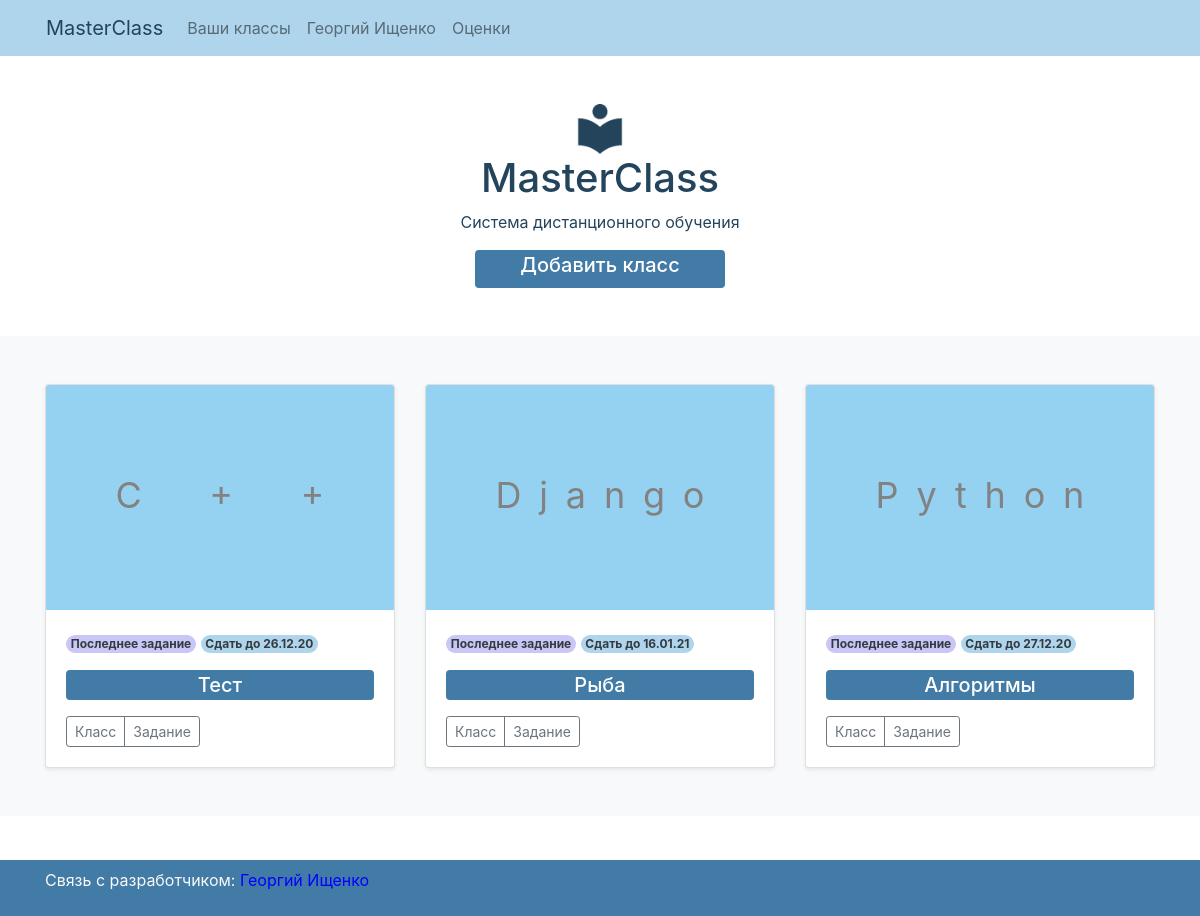
The page /classes (signed in) on the database as committed earlier.
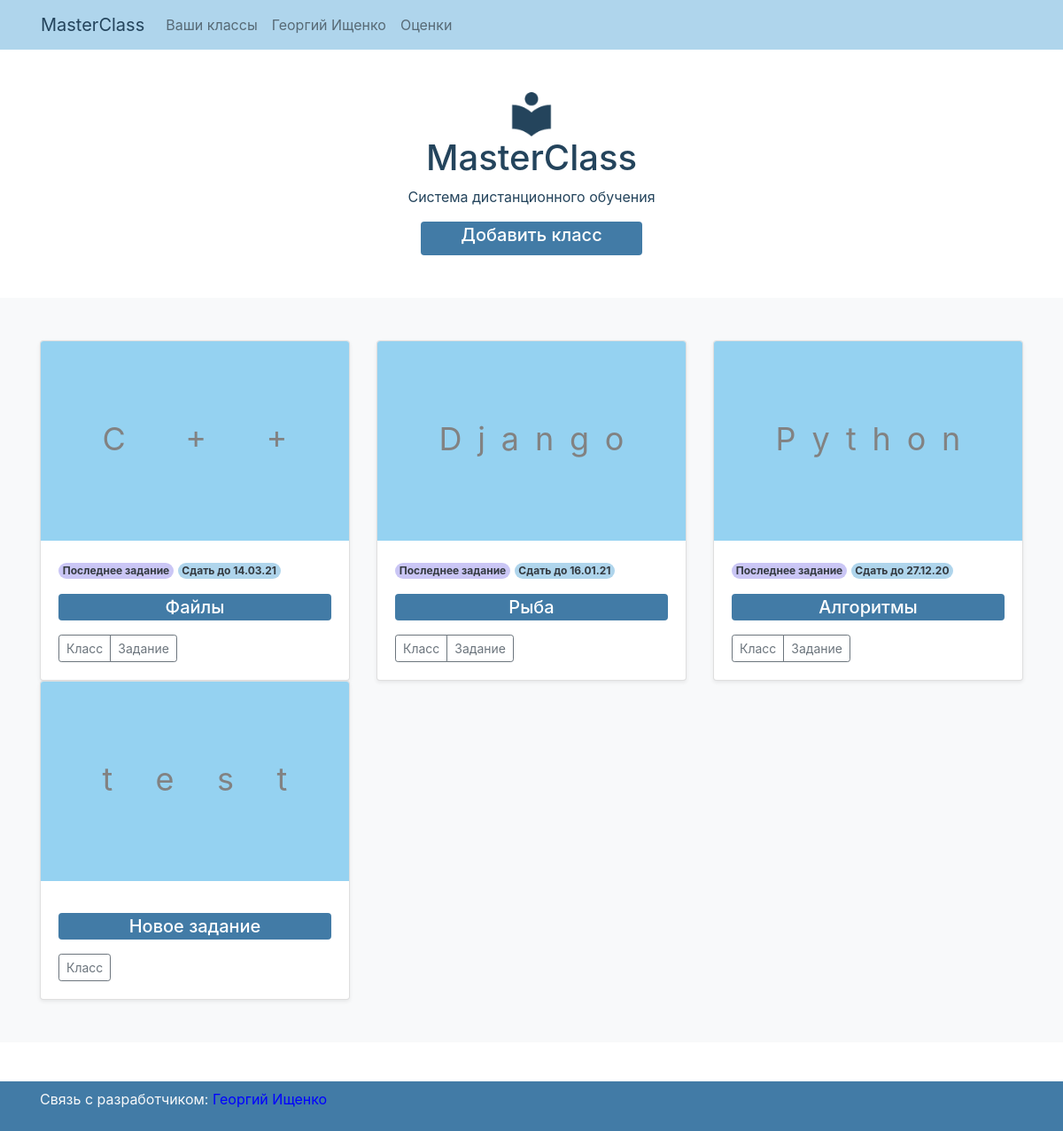
The same page on the database as committed later.
### my_class/models.py (models this page shows, shortened)
class Class(models.Model):
    IT = 'IT'
    ALGEBRA = 'AL'
    BIOLOGY = 'BI'
    GEOMETRY = 'GM'
    GEOGRAPHY = 'GG'
    LINGUISTICS = 'LG'
    MATH = 'MA'
    CATEGORIES = [
        (IT, 'IT'),
        (ALGEBRA, 'Алгебра'),
        (BIOLOGY, 'Биология'),
        (GEOMETRY, 'География'),
        (GEOGRAPHY, 'Геометрия'),
        (LINGUISTICS, 'Лингвистика'),
        (MATH, 'Математика')
    ]
    name = models.CharField(max_length=128)
    teacher = models.ForeignKey(settings.AUTH_USER_MODEL, on_delete=models.CASCADE, null=True, blank=True)
    category = models.CharField(max_length=32, choices=CATEGORIES, blank=True, null=True)
    def __str__(self):
        return self.name+"-"+str(self.pk^612345)
    class Meta:
        verbose_name = "Классы"
        verbose_name_plural = "Классы"
    def get_absolute_url_feed(self):
        return reverse('feed', kwargs={'name': self.name, 'pk': self.pk})
    def get_absolute_url_task_add(self):
        return reverse('task-add', kwargs={'name': self.name, 'pk': self.pk})

class Task(models.Model):
    title = models.CharField(max_length=32)
    body = RichTextUploadingField(blank=True, null=True)
    date = models.DateField()
    current_class = models.ForeignKey('Class', on_delete=models.CASCADE, null=True, blank=True)
    author = models.ForeignKey(settings.AUTH_USER_MODEL, on_delete=models.CASCADE, blank=True, null=True)
    published_date = models.DateTimeField(auto_now_add=True)
    edit_date = models.DateTimeField(auto_now_add=True, blank=True, null=True)
    max_mark = models.IntegerField(default=5)
    class Meta:
        verbose_name = "Задания"
        verbose_name_plural = "Задания"
    def get_absolute_url(self):
        return reverse('task-view', kwargs={'name': self.current_class.name, 'pk': self.current_class.pk,
                                            'pin': generate_pin(self.pk)})

### my_class/views.py (the view)
# urls.py: path('classes', profile_classes),
@login_required
def profile_classes(request):
    user_classes = request.user.profile.classes
    data = []
    print(user_classes.all())
    for el in user_classes.all():
        class_data = dict()
        class_data['class'] = el
        if Task.objects.filter(current_class=el):
            class_data['has_tasks'] = True
            class_data['last_task'] = Task.objects.filter(current_class=el).order_by('-id')[0]
        else:
            class_data['has_tasks'] = False
        data.append(class_data)
    return render(request, 'profile_classes.html', {
        'data': data,
    })

### my_class/models.py (called while the page is built)
def generate_pin(n):
    return n ^ 612345

### my_class/templates/profile_classes.html (shortened to what this page needs)
{% extends "base.html" %}
{% block content %}
<section class="text-center container">
    <div class="row py-lg-5">
      <div class="col-lg-6 col-md-8 mx-auto">
        <img src="/media/logo_book.png" class="img-fluid" alt="Responsive image" height="50" width="50">
        <h1 class="fw-light" style="color: #24445c;">MasterClass</h1>
        <p style="color: #24445c;">Система дистанционного обучения</p>
        <div class="dropdown">
				  <span class="badge rounded text-white" style="background-color: #427BA6; width: 250px" type="button"
                        id="dropdownMenuButton" data-toggle="dropdown" aria-haspopup="true" aria-expanded="false">
                    <h5>Добавить класс</h5>
				  </span>
				</div>
      </div>
    </div>
  </section>
<div class="album py-5 bg-light">
    <div class="container">
      <div class="row row-cols-1 row-cols-sm-2 row-cols-md-3 g-3">
        {% for el in data%}
        <div class="col">
          <div class="card shadow-sm">
            <svg class="bd-placeholder-img card-img-top" width="100%" height="225" role="img">
              <rect width="100%" height="100%" fill="#95D2F1" ></rect><text font-size="36" textLength="60%" x="20%" y="50%" fill="#828282" dy=".3em">{{el.class.name}}</text></svg>
            <div class="card-body">
              {% if el.has_tasks%}
              <span class="badge rounded-pill text-dark" style="background-color: #CAC6F5;">Последнее задание</span>
              <span class="badge rounded-pill text-dark" style="background-color: #AFD5EC;">Сдать до {{el.last_task.date | date:'d.m.y'}}</span>
              {% endif %}
              {% if el.has_tasks %}
              <a href="{{el.last_task.get_absolute_url}}" class="badge rounded text-white mt-3" style="background-color: #427BA6; height: 30px; width: 100%">
                <h5>{{el.last_task.title}}</h5>
              </a>
              <div class="d-flex justify-content-between align-items-center">
                <div class="btn-group mt-3">
                  <a href="{{el.class.get_absolute_url_feed}}" type="button" class="btn btn-sm btn-outline-secondary">Класс</a>
                  <a href="{{el.last_task.get_absolute_url}}" type="button" class="btn btn-sm btn-outline-secondary">Задание</a>
                </div>
              </div>
              {% else %}
              <a href="{{el.class.get_absolute_url_task_add}}" class="badge rounded text-white mt-3" style="background-color: #427BA6; height: 30px; width: 100%">
                <h5>Новое задание</h5>
              </a>
              <div class="d-flex justify-content-between align-items-center">
                <a href="{{el.class.get_absolute_url_feed}}" type="button" class="btn btn-sm btn-outline-secondary mt-3">Класс</a>
              </div>
              {% endif %}
            </div>
          </div>
        </div>
        {% endfor %}
      </div>
    </div>
  </div>
{% endblock %}

Rows that differ between the two databases and show on the page:
changed Class: last_task "26.12.20" → "14.03.21"; last_task "Тест" → "Файлы"
added Class: class.name "test"
